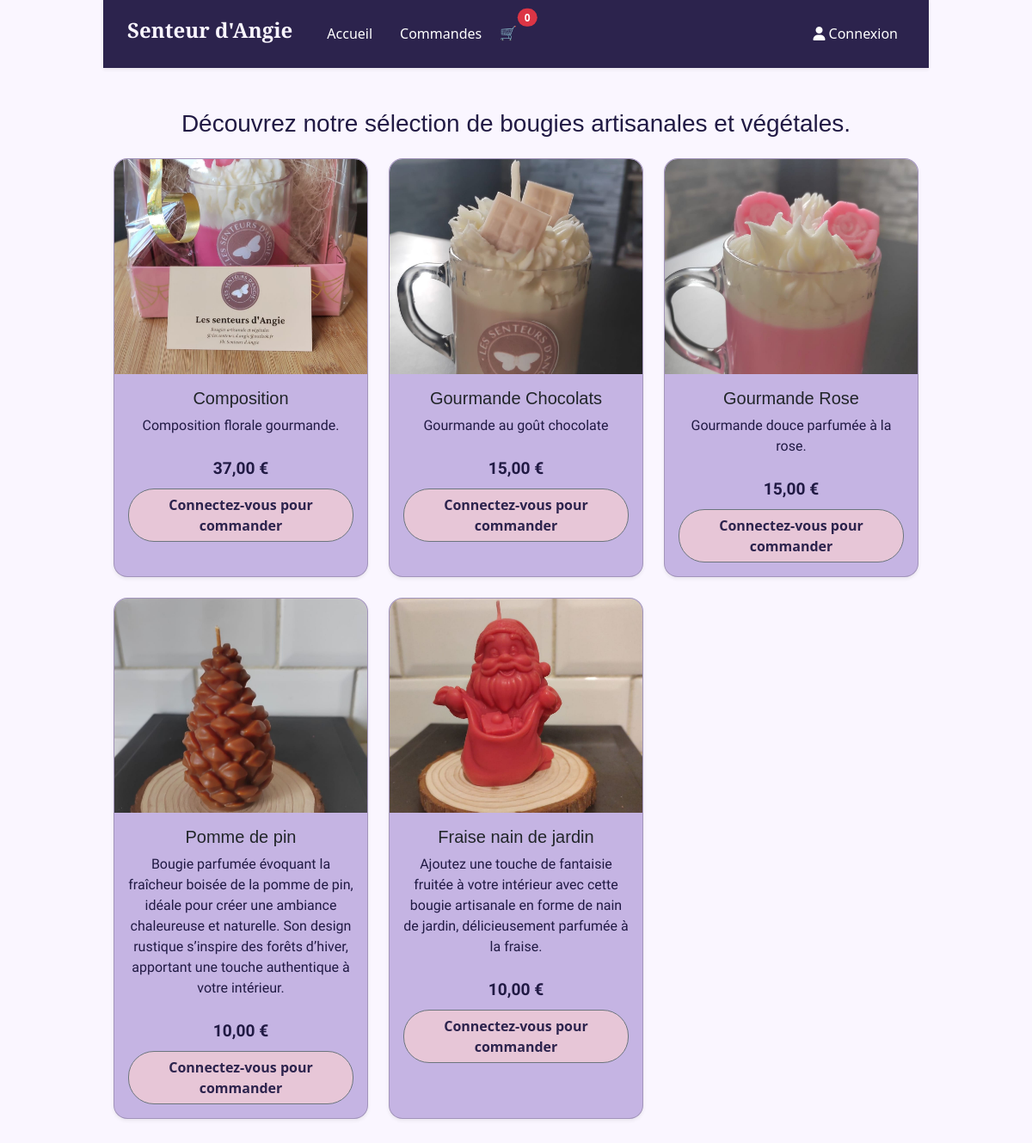
The app's page /src/Controller/controller_afficherToutproduits.php, older data.
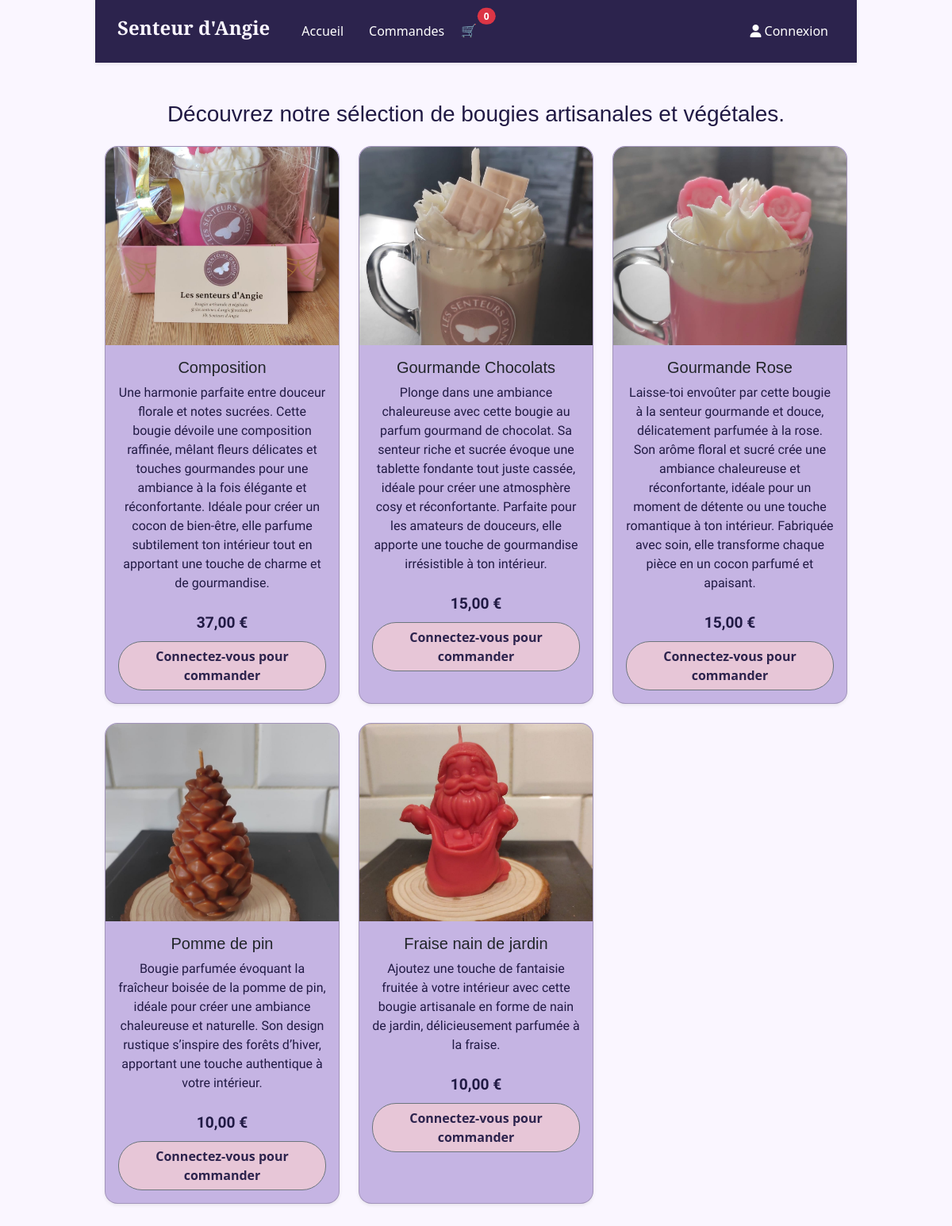
The same page, newer data.
### tables this page shows
CREATE TABLE IF NOT EXISTS `76_produits` (
  `pro_id` int NOT NULL AUTO_INCREMENT,
  `pro_nom` varchar(200) NOT NULL,
  `pro_description` varchar(1000) NOT NULL,
  `pro_prix` int NOT NULL,
  `pro_quantite` int NOT NULL,
  `pro_img` varchar(250) NOT NULL,
  PRIMARY KEY (`pro_id`)
);

### src/Controller/controller_afficherToutproduits.php (called while the page is built, shortened)
<?php
require_once '../Model/model_produit.php';
$produit = Produits::AfficherProduit();
$fmt = new NumberFormatter('fr_FR', NumberFormatter::CURRENCY);
include_once '../View/view_afficherToutproduits.php';
?>

### src/Model/model_produit.php (called while the page is built, shortened)
<?php
class Produits
{
    public static function afficherProduit()
    {
        $pdo = new PDO('mysql:host=' . DB_HOST . ';dbname=' . DB_NAME . ';charset=utf8', DB_USER, DB_PASS);
        $pdo->setAttribute(PDO::ATTR_ERRMODE, PDO::ERRMODE_EXCEPTION);
        $sql = 'SELECT pro_id,pro_nom,pro_img,pro_description,pro_prix,pro_quantite
        from `76_produits`';
        $stmt = $pdo->prepare($sql);
        $stmt->execute();
        $bougieProduit = $stmt->fetchAll(PDO::FETCH_ASSOC);
        return $bougieProduit;
    }
}

### src/View/view_afficherToutproduits.php (the view, shortened to what this page needs)
<?php
include_once '../../templates/head.php';
include_once '../../templates/nav.php';
?>
<section class="container my-5">
  <h3 class="text-center titleC mb-4">
    Découvrez notre sélection de bougies artisanales et végétales.
  </h3>
  <div class="row g-4">
    <?php foreach ($produit as $value) { ?>
      <div class="col-md-4">
        <div class="card shadow-sm h-100 mtg-card-custom">
          <a href="../Controller/controller_afficherProduits.php?produit=<?= $value['pro_id'] ?>">
            <img src="../../assets/img/<?= $value['pro_img'] ?>" class="card-img-top" alt="<?= $value['pro_nom'] ?>" />
          </a>
          <div class="card-body d-flex flex-column">
            <h5 class="card-title text-center"><?= $value['pro_nom'] ?></h5>
            <p class="card-text text-center textC"><?= $value['pro_description'] ?></p>
            <p class="text-center prix fw-bold"><?= $fmt->formatCurrency($value["pro_prix"], "EUR") ?></p>
            <?php if (isset($_SESSION['user'])) { ?>
              <button class="btn ajouterPanier"
                data-id="<?= $value['pro_id'] ?>"
                data-nom="<?= $value['pro_nom'] ?>"
                data-prix="<?= $value['pro_prix'] ?>"
                data-img="<?= $value['pro_img'] ?>">
                Ajouter au panier
              </button>
            <?php } else { ?>
              <a href="controller_connexion.php" class="btn btn-secondary">
                Connectez-vous pour commander
              </a>
            <?php } ?>
          </div>
        </div>
      </div>
    <?php } ?>
  </div>
</section>

### templates/head.php (shortened to what this page needs)
<!DOCTYPE html>
<html lang="fr">
<head>
    <link href="https://cdn.jsdelivr.net/npm/bootstrap@5.3.5/dist/css/bootstrap.min.css" rel="stylesheet">
    <link rel="stylesheet" href="/../../assets/scss/style.css">
</head>

### templates/nav.php (shortened to what this page needs)
<nav class="navbar navbar-expand-lg custom-navbar shadow-sm">
  <div class="container-fluid">
    <h1 class="navbar-brand fw-bold" href="#">Senteur d'Angie</h1>
    <div class="collapse navbar-collapse" id="navbarNav">
      <ul class="navbar-nav me-auto mb-2 mb-lg-0">
        <li class="nav-item">
          <a class="nav-link" href="/src/Controller/controller_afficherToutproduits.php">Accueil</a>
        </li>
        <li class="nav-item">
          <a class="nav-link" href="/src/Controller/controller_commande.php">Commandes</a>
        </li>
        <li class="nav-item">
          <button class="btn position-relative" id="btnOuvrirPanier">
            🛒
            <span class="position-absolute top-0 start-100 translate-middle badge rounded-pill bg-danger" id="compteurPanier">0</span>
          </button>
        </li>
      </ul>
      <ul class="navbar-nav ms-auto">
        <?php if (isset($_SESSION['user'])) { ?>
          <li class="nav-item">
            <a class="nav-link" href="../Controller/controller_deconnexion.php">
              <i class="fa-solid fa-right-from-bracket"></i> Déconnexion
            </a>
          </li>
        <?php } else { ?>
          <li class="nav-item">
            <a class="nav-link" href="../Controller/controller_connexion.php">
              <i class="fa-solid fa-user"></i> Connexion
            </a>
          </li>
        <?php } ?>
      </ul>
    </div>
  </div>
</nav>

### assets/scss/style.css (style rules this page uses)
:root { --color-primary: #2C234D; --color-secondary: #C5B4E3; --color-accent: #E7C6D7; --color-background: #FAF6FF; --color-text: #3A2E4F; }
body h1, body h2, body h3, body h4, body h5, body h6 { font-family: "Playfair Display", sans-serif; color: #211A44; }
body p { font-family: "Raleway", sans-serif; color: #211A44; }
.mtg-card-custom { background-color: var(--color-secondary); border-radius: 16px; box-shadow: 0 4px 10px rgba(44, 35, 77, 0.1); transition: all 0.3s ease; overflow: hidden; }
.mtg-card-custom .card-img-top { height: 15.6rem; -o-object-fit: cover; object-fit: cover; border-radius: 15px 15px 0 0; }
.mtg-card-custom .card-body { padding: 1rem; }
.mtg-card-custom .btn { border-radius: 30px; font-weight: bold; background-color: var(--color-accent); color: var(--color-primary); }
.mtg-card-custom .prix { font-size: 1.2rem; margin: 0.5rem 0; }
.custom-navbar { background-color: var(--color-primary); padding: 1rem; box-shadow: 0 2px 8px rgba(0, 0, 0, 0.1); }
.custom-navbar .navbar-brand { font-family: "Playfair Display", serif; font-size: 1.5rem; color: #FAF6FF; }
.custom-navbar .nav-link { color: #ffffff; font-weight: 500; margin-left: 1rem; }

Row changes from the older to the newer data that the page shows:
changed 76_produits "Composition": pro_description "Composition florale gourmande." → "Une harmonie parfaite entre douceur florale et notes sucrées. Cette bougie dévoile une composition raffinée, mêlant fleurs délicates et touches gourmandes pour une ambiance à la fois élégante et réconfortante. Idéale pour créer un cocon de bien-être, elle parfume subtilement ton intérieur tout en apportant une touche de charme et de gourmandise."
changed 76_produits "Gourmande Chocolats": pro_description "Gourmande au goût chocolate" → "Plonge dans une ambiance chaleureuse avec cette bougie au parfum gourmand de chocolat. Sa senteur riche et sucrée évoque une tablette fondante tout juste cassée, idéale pour créer une atmosphère cosy et réconfortante. Parfaite pour les amateurs de douceurs, elle apporte une touche de gourmandise irrésistible à ton intérieur."
changed 76_produits "Gourmande Rose": pro_description "Gourmande douce parfumée à la rose." → "Laisse-toi envoûter par cette bougie à la senteur gourmande et douce, délicatement parfumée à la rose. Son arôme floral et sucré crée une ambiance chaleureuse et réconfortante, idéale pour un moment de détente ou une touche romantique à ton intérieur. Fabriquée avec soin, elle transforme chaque pièce en un cocon parfumé et apaisant."
